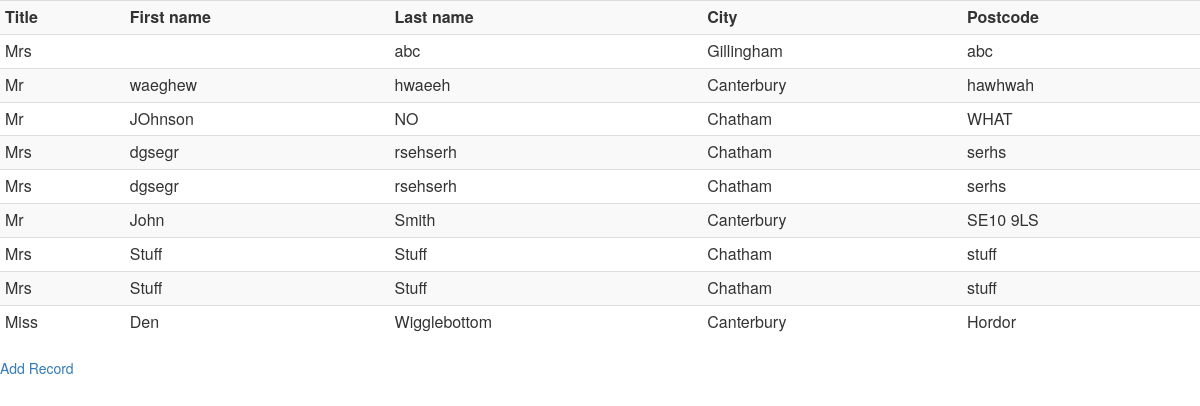
The app's page /addressbook/, older data.
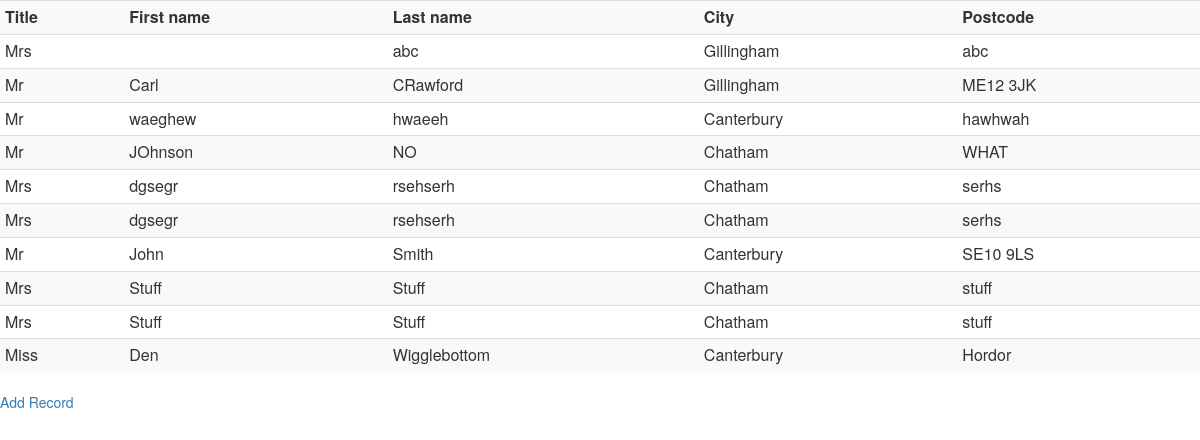
The same page, newer data.
### addressbook/models.py (models this page shows, shortened)
class Record(models.Model):
    title = models.ForeignKey(Title)
    firstname = models.CharField(max_length=30)
    surname = models.CharField(max_length=30)
    address_line_1 = models.CharField(max_length=30)
    address_line_2 = models.CharField(max_length=30, blank=True, null=True)
    address_line_3 = models.CharField(max_length=30, blank=True, null=True)
    city = models.ForeignKey(City)
    county = models.ForeignKey(County)
    postcode = models.CharField(max_length=8)
    def get_name(self):
        st = self.title.title_name + " " + self.firstname + " " + self.surname
        return st
    def get_address(self):
        st = self.address_line_1 + ",\n" + self.address_line_2 + ",\n" + self.address_line_3
        return st
    get_address.short_description = 'Address'
    get_name.short_description = 'Name'

class Title(models.Model):
    title_name = models.CharField(max_length=5)
    def __unicode__(self):
        return self.title_name

class City(models.Model):
    city_name = models.CharField(max_length=30)
    def __unicode__(self):
        return self.city_name

### addressbook/views.py (the view)
def index(request):
    latest_record_list = Record.objects.all().extra(select={'lower_name':'lower(surname)'}).order_by('lower_name')
    context = {'latest_record_list':latest_record_list }
    return render(request, 'addressbook/index.html', context)

### templates/addressbook/index.html (shortened to what this page needs)
{% load bootstrap3 %}
{% bootstrap_css %}
{% if latest_record_list %}
<table class="table table-condensed table-striped">
<tr>
<th>Title</th>
<th>First name</th>
<th>Last name</th>
<th>City</th>
<th>Postcode</th>
</tr>
{% for record in latest_record_list %}
<tr>
<td>{{ record.title }} </td>
<td>{{ record.firstname }} </td>
<td>{{ record.surname }} </td>
<td>{{ record.city }} </td>
<td>{{ record.postcode }} </td>
</tr>
{% endfor %}
</table>
{% else %}
<p>No records available </p>
{% endif %}
<a href="{% url 'addressbook:addrecord' %}"> Add Record </a>

Row changes from the older to the newer data that the page shows:
added Record: title "Mr", firstname "Carl", surname "CRawford", city "Gillingham", postcode "ME12 3JK"
